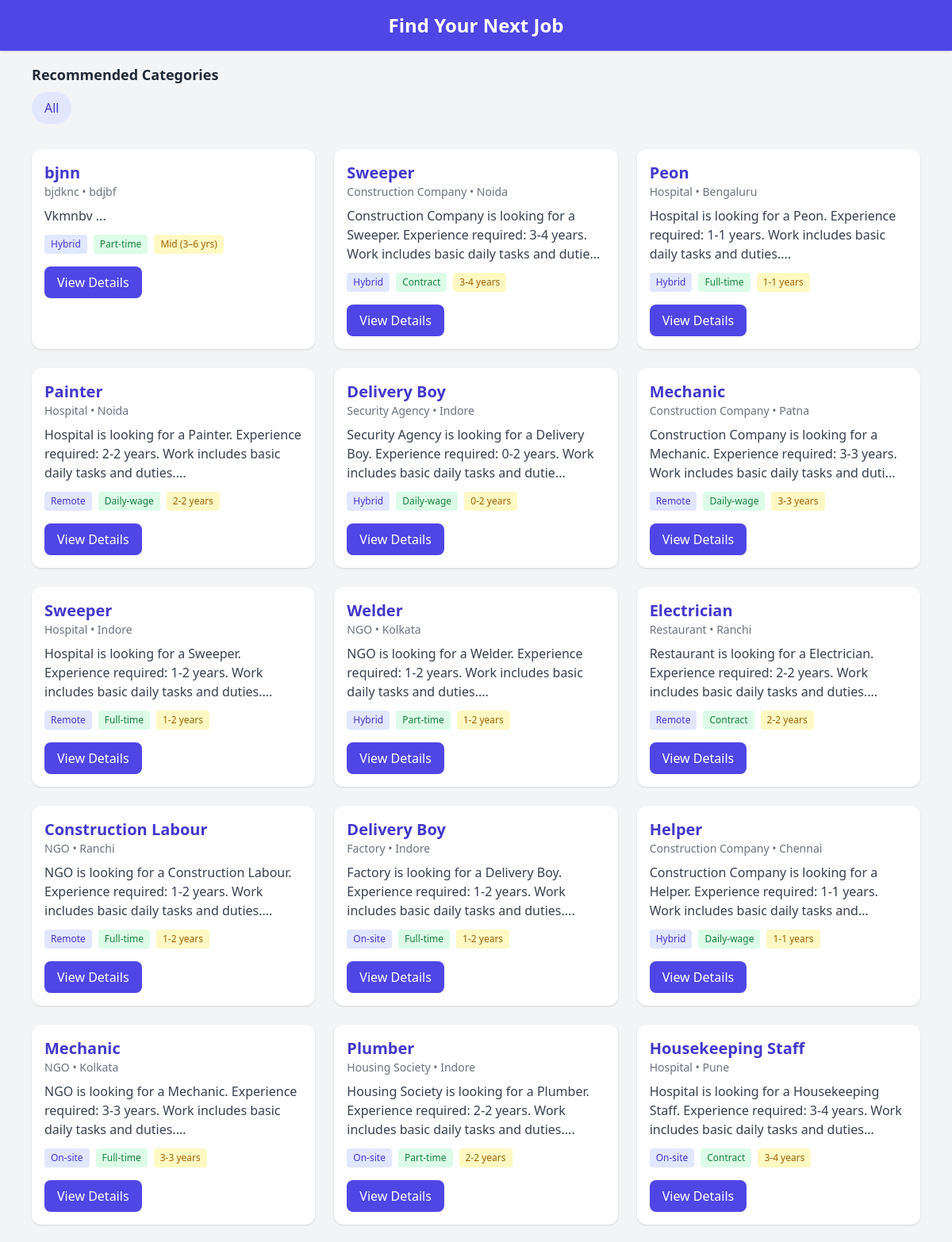
/show_jobs (upper part), run on the app's committed database.
### tables this page shows
CREATE TABLE jobs(
        id INTEGER PRIMARY KEY AUTOINCREMENT,
        user_id INTEGER NOT NULL,
        title TEXT NOT NULL,
        department TEXT,
        company TEXT NOT NULL,
        location TEXT NOT NULL,
        work_mode TEXT NOT NULL,
        job_type TEXT NOT NULL,
        experience TEXT NOT NULL,
        salary_min INTEGER,
        salary_max INTEGER,
        currency TEXT DEFAULT 'INR',
        description TEXT NOT NULL,
        responsibilities TEXT,
        requirements TEXT,
        skills TEXT,
        apply_url TEXT,
        apply_email TEXT,
        deadline DATE,
        logo TEXT,
        visa_supported BOOLEAN DEFAULT 0,
        urgent BOOLEAN DEFAULT 0,
        disability_friendly BOOLEAN DEFAULT 0,
        created_at TIMESTAMP DEFAULT CURRENT_TIMESTAMP, posted_at TEXT NOT NULL DEFAULT ' ',
        FOREIGN KEY(user_id) REFERENCES user(id) ON DELETE CASCADE
    );

### app.py (the view)
@app.route('/show_jobs')
def show_jobs():
    conn=get_connection()
    conn.row_factory=sqlite3.Row
    cur=conn.cursor()
    cur.execute("SELECT * FROM jobs")
    alljobs=cur.fetchall()
    return render_template('show_jobs.html',alljobs=alljobs)

### database.py (called while the page is built)
def get_connection():
    conn=sqlite3.connect(db_name)
    return conn

### templates/show_jobs.html (shortened to what this page needs)
<!DOCTYPE html>
<html lang="en">
<head>
  <script src="https://cdn.tailwindcss.com"></script>
</head>
<body class="bg-gray-100 text-gray-800">
  <header class="bg-indigo-600 text-white p-4 shadow">
    <h1 class="text-2xl font-bold text-center">Find Your Next Job</h1>
  </header>
  <section class="max-w-6xl mx-auto p-4">
    <h2 class="text-lg font-semibold mb-2">Recommended Categories</h2>
    <div class="flex flex-wrap gap-3">
      <button class="category-btn bg-indigo-100 text-indigo-700 px-4 py-2 rounded-full" data-category="all">All</button>
    </div>
  </section>
  <section class="max-w-6xl mx-auto p-4">
    <div id="jobs-container" class="grid md:grid-cols-2 lg:grid-cols-3 gap-6">
      {% for job in alljobs %}
      <div class="job-card bg-white shadow rounded-xl p-4" data-category="{{ job['department'] }}">
        <h3 class="text-xl font-semibold text-indigo-700">{{ job['title'] }}</h3>
        <p class="text-sm text-gray-500">{{ job['company'] }} • {{ job['location'] }}</p>
        <p class="mt-2 text-gray-700 line-clamp-3">{{ job['description'][:120] }}...</p>
        <div class="mt-3 flex flex-wrap gap-2 text-xs">
          <span class="bg-indigo-100 text-indigo-700 px-2 py-1 rounded">{{ job['work_mode'] }}</span>
          <span class="bg-green-100 text-green-700 px-2 py-1 rounded">{{ job['job_type'] }}</span>
          <span class="bg-yellow-100 text-yellow-700 px-2 py-1 rounded">{{ job['experience'] }}</span>
        </div>
        <a href="/job/{{ job['id'] }}" class="mt-4 inline-block bg-indigo-600 text-white px-4 py-2 rounded-lg">View Details</a>
      </div>
      {% endfor %}
    </div>
  </section>
</body>
</html>

### data on the page
jobs: title "bjnn", company "bjdknc", location "bdjbf", description "Vkmnbv", work_mode "Hybrid", job_type "Part-time", experience "Mid (3–6 yrs)"
jobs: title "Sweeper", company "Construction Company", location "Noida", description "Construction Company is looking for a Sweeper. Experience required: 3-4 years. Work includes basic daily tasks and dutie", work_mode "Hybrid", job_type "Contract", experience "3-4 years"
jobs: title "Peon", company "Hospital", location "Bengaluru", description "Hospital is looking for a Peon. Experience required: 1-1 years. Work includes basic daily tasks and duties.", work_mode "Hybrid", job_type "Full-time", experience "1-1 years"
jobs: title "Painter", company "Hospital", location "Noida", description "Hospital is looking for a Painter. Experience required: 2-2 years. Work includes basic daily tasks and duties.", work_mode "Remote", job_type "Daily-wage", experience "2-2 years"
jobs: title "Delivery Boy", company "Security Agency", location "Indore", description "Security Agency is looking for a Delivery Boy. Experience required: 0-2 years. Work includes basic daily tasks and dutie", work_mode "Hybrid", job_type "Daily-wage", experience "0-2 years"
jobs: title "Mechanic", company "Construction Company", location "Patna", description "Construction Company is looking for a Mechanic. Experience required: 3-3 years. Work includes basic daily tasks and duti", work_mode "Remote", job_type "Daily-wage", experience "3-3 years"
jobs: title "Sweeper", company "Hospital", location "Indore", description "Hospital is looking for a Sweeper. Experience required: 1-2 years. Work includes basic daily tasks and duties.", work_mode "Remote", job_type "Full-time", experience "1-2 years"
jobs: title "Welder", company "NGO", location "Kolkata", description "NGO is looking for a Welder. Experience required: 1-2 years. Work includes basic daily tasks and duties.", work_mode "Hybrid", job_type "Part-time", experience "1-2 years"
jobs: title "Electrician", company "Restaurant", location "Ranchi", description "Restaurant is looking for a Electrician. Experience required: 2-2 years. Work includes basic daily tasks and duties.", work_mode "Remote", job_type "Contract", experience "2-2 years"
jobs: title "Construction Labour", company "NGO", location "Ranchi", description "NGO is looking for a Construction Labour. Experience required: 1-2 years. Work includes basic daily tasks and duties.", work_mode "Remote", job_type "Full-time", experience "1-2 years"
jobs: title "Delivery Boy", company "Factory", location "Indore", description "Factory is looking for a Delivery Boy. Experience required: 1-2 years. Work includes basic daily tasks and duties.", work_mode "On-site", job_type "Full-time", experience "1-2 years"
jobs: title "Helper", company "Construction Company", location "Chennai", description "Construction Company is looking for a Helper. Experience required: 1-1 years. Work includes basic daily tasks…", work_mode "Hybrid", job_type "Daily-wage", experience "1-1 years"
jobs: title "Mechanic", company "NGO", location "Kolkata", description "NGO is looking for a Mechanic. Experience required: 3-3 years. Work includes basic daily tasks and duties.", work_mode "On-site", job_type "Full-time", experience "3-3 years"
jobs: title "Plumber", company "Housing Society", location "Indore", description "Housing Society is looking for a Plumber. Experience required: 2-2 years. Work includes basic daily tasks and duties.", work_mode "On-site", job_type "Part-time", experience "2-2 years"
jobs: title "Housekeeping Staff", company "Hospital", location "Pune", description "Hospital is looking for a Housekeeping Staff. Experience required: 3-4 years. Work includes basic daily tasks and duties", work_mode "On-site", job_type "Contract", experience "3-4 years"
